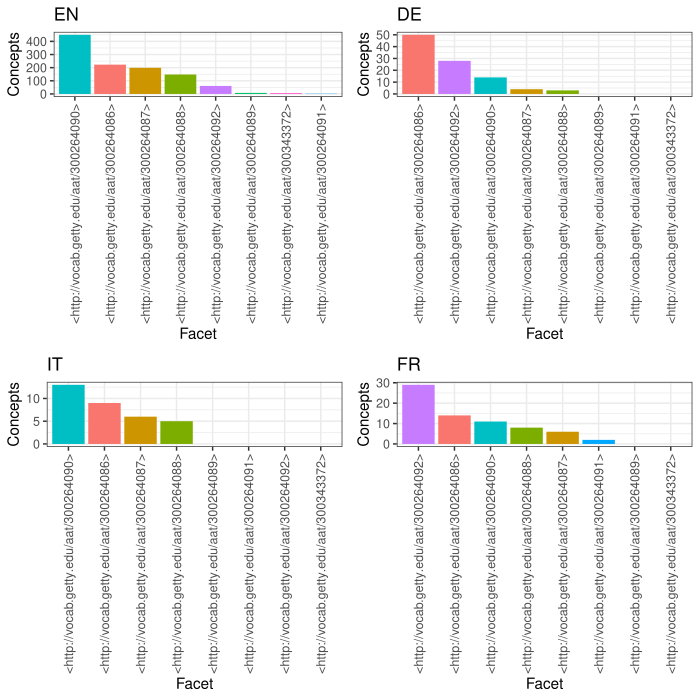

Write R code to recreate this figure.
library(SPARQL)
library(ggplot2)
library(reshape)
library(scales)
library(gridExtra)



endpoint <- "http://vocab.getty.edu/sparql"

#Q2 -   Number of triples per CLARIN graph

q <- "SELECT DISTINCT ?facet  (count(?concept_label_en) AS ?EN) (count(?concept_label_de)AS ?DE) (count(?concept_label_it) AS ?IT) (count(?concept_label_fr)AS ?FR)
  {
  ?facet a gvp:Facet;
           ##gvp:prefLabelGVP/xl:literalForm ?label;
           skos:inScheme aat:.         
  ?facet skos:member+ ?concept.
         
        OPTIONAL {{ ?concept xl:prefLabel ?concept_labelEN.?concept_labelEN gvp:term ?concept_label_en.} FILTER langMatches(lang(?concept_label_en), 'en').}
        OPTIONAL {{ ?concept xl:prefLabel ?concept_labelDE.?concept_labelDE gvp:term ?concept_label_de.} FILTER langMatches(lang(?concept_label_de), 'de').}
        OPTIONAL {{ ?concept xl:prefLabel ?concept_labelIT.?concept_labelIT gvp:term ?concept_label_it.} FILTER langMatches(lang(?concept_label_it), 'it').}
        OPTIONAL {{ ?concept xl:prefLabel ?concept_labelFR.?concept_labelFR gvp:term ?concept_label_fr.} FILTER langMatches(lang(?concept_label_fr), 'fr').}

}

GROUP BY ?facet 
  "

res <- SPARQL(url=endpoint, q)$results

p1 <- ggplot(res, aes(x=reorder(facet, -EN), 
y=EN, fill=facet)) + theme_bw() + geom_bar(stat='identity') + 
theme(axis.text.x=element_text(angle=90,hjust=1,vjust=0.5)) + 
ggtitle('EN') + 
labs(x='Facet'	, y='Concepts') + theme(legend.position='none')

p2 <- ggplot(res, aes(x=reorder(facet, -DE), 
y=DE, fill=facet)) + theme_bw() + geom_bar(stat='identity') + 
theme(axis.text.x=element_text(angle=90,hjust=1,vjust=0.5)) + 
ggtitle('DE') + 
labs(x='Facet'	, y='Concepts') + theme(legend.position='none')

p3 <- ggplot(res, aes(x=reorder(facet, -IT), 
y=IT, fill=facet)) + theme_bw() + geom_bar(stat='identity') + 
theme(axis.text.x=element_text(angle=90,hjust=1,vjust=0.5)) + 
ggtitle('IT') + 
labs(x='Facet'	, y='Concepts') + theme(legend.position='none')

p4 <- ggplot(res, aes(x=reorder(facet, -FR), 
y=FR, fill=facet)) + theme_bw() + geom_bar(stat='identity') + 
theme(axis.text.x=element_text(angle=90,hjust=1,vjust=0.5)) + 
ggtitle('FR') + 
labs(x='Facet'	, y='Concepts') + theme(legend.position='none')

grid.arrange(p1,p2,p3,p4, ncol = 2, nrow = 2)
